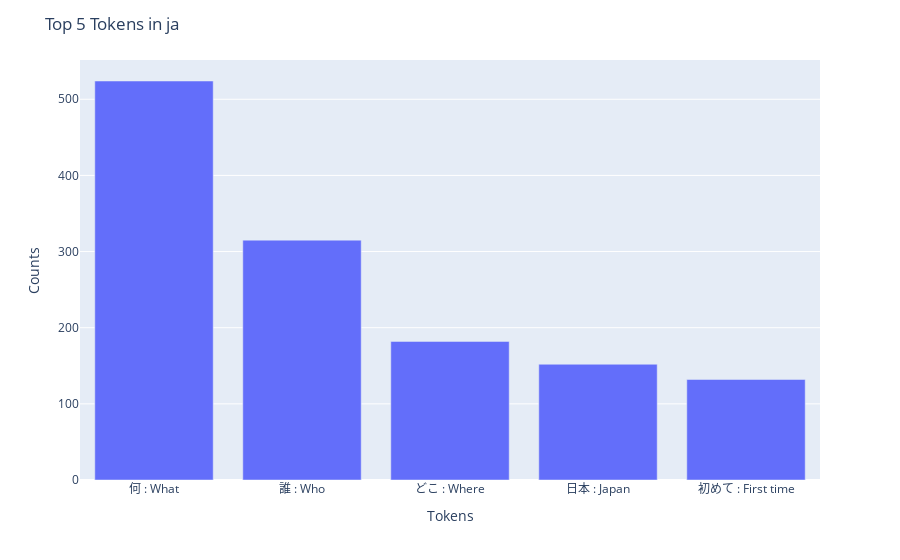
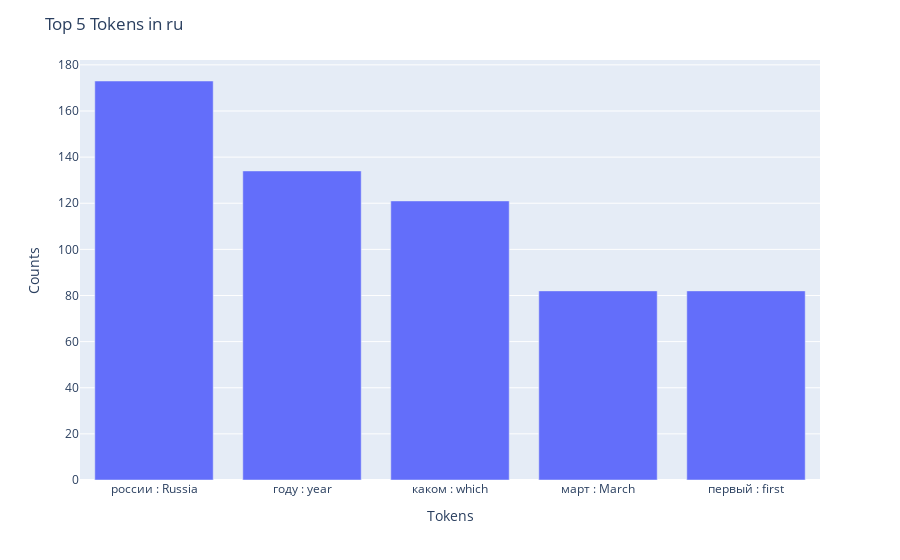
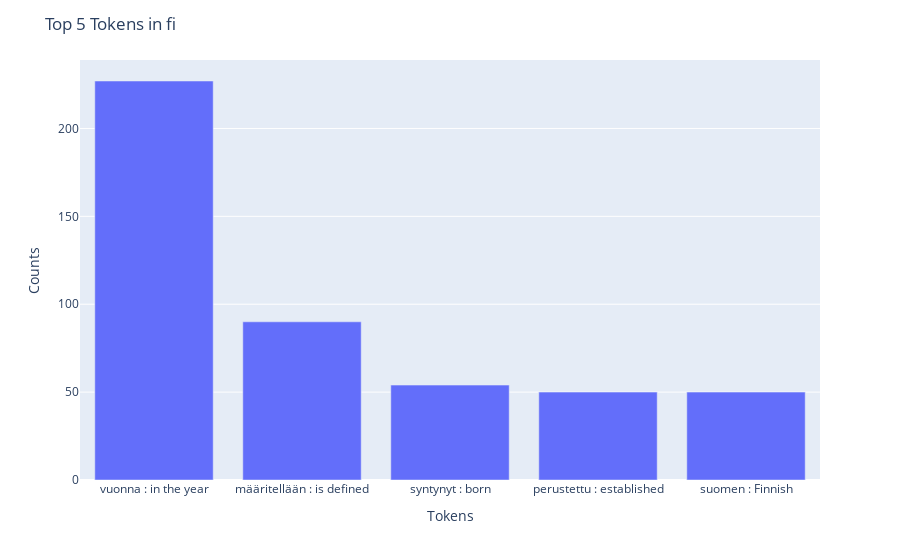

Notebook source saved alongside these figures, in order:
### Code cell
#% (b) For each of the languages Finnish, Japanese and Russian, report the 5 most common 
#% words in the questions from the training set. What kind of words are they?

def get_top_words(
    df: pd.DataFrame, 
    lang: str, 
    stopwords: List[str],
    n=5
):
    df_lang = df[df['lang'] == lang].copy()
    
    # Flatten the list of tokens
    all_tokens = [token for tokens in df_lang['question_tokens'] for token in tokens]
    
    # Filter out stopwords and non-alphanumeric tokens
    filtered_tokens = [token.lower() for token in all_tokens if token.lower() not in stopwords and token.isalnum()]
    
    # Count occurrences
    token_counts = pd.Series(filtered_tokens).value_counts()
    
    top_tokens = token_counts.head(n)
    return dict(top_tokens)

async def visualize_top_tokens(
    df : pd.DataFrame, 
    lang : str, 
    stopwords : List[str],
    n=5
):
    top_tokens = get_top_words(df, lang, stopwords, n)
    
    
    top_tokens_list = list(top_tokens.keys())
    top_tokens_with_translation = await translate_text(top_tokens_list, lang)
    
    fig = px.bar(x=list(top_tokens_with_translation), y=list(top_tokens.values()), labels={'x':'Tokens', 'y':'Counts'})
    fig.update_layout(title=f"Top {n} Tokens in {lang}")
    fig.show()
    return fig, top_tokens

for stopwords, lang in [
    (spacy_ja_stopwords, 'ja'),
    (spacy_ru_stopwords, 'ru'),
    (spacy_fi_stopwords, 'fi')
]:
    fig, top_tokens = await visualize_top_tokens(ds_train, lang, stopwords, 5)
    for key in top_tokens.keys():
        key_in = key in stopwords
        print(f"{key} in stopwords: {key_in}")

    path = f"plots/week1_b_top_5_tokens_{lang}.png"
    if os.path.exists(path):
        os.remove(path)
    fig.write_image(path)
    print(top_tokens)

### Figure 1 — Plotly figure (JSON) as saved in the notebook; plotly's stock layout.template omitted (floating-point values rounded to 4 significant figures)
{"data": [{"alignmentgroup": "True", "hovertemplate": "Tokens=%{x}<br>Counts=%{y}<extra></extra>", "legendgroup": "", "marker": {"color": "#636efa", "pattern": {"shape": ""}}, "name": "", "offsetgroup": "", "orientation": "v", "showlegend": false, "textposition": "auto", "type": "bar", "x": ["何 : What", "誰 : Who", "どこ : Where", "日本 : Japan", "初めて : First time"], "xaxis": "x", "y": [524, 315, 182, 152, 132], "yaxis": "y"}], "layout": {"barmode": "relative", "legend": {"tracegroupgap": 0}, "margin": {"t": 60}, "title": {"text": "Top 5 Tokens in ja"}, "xaxis": {"anchor": "y", "domain": [0, 1], "title": {"text": "Tokens"}}, "yaxis": {"anchor": "x", "domain": [0, 1], "title": {"text": "Counts"}}}}

### Figure 2 — Plotly figure (JSON) as saved in the notebook; plotly's stock layout.template omitted (floating-point values rounded to 4 significant figures)
{"data": [{"alignmentgroup": "True", "hovertemplate": "Tokens=%{x}<br>Counts=%{y}<extra></extra>", "legendgroup": "", "marker": {"color": "#636efa", "pattern": {"shape": ""}}, "name": "", "offsetgroup": "", "orientation": "v", "showlegend": false, "textposition": "auto", "type": "bar", "x": ["россии : Russia", "году : year", "каком : which", "март : March", "первый : first"], "xaxis": "x", "y": [173, 134, 121, 82, 82], "yaxis": "y"}], "layout": {"barmode": "relative", "legend": {"tracegroupgap": 0}, "margin": {"t": 60}, "title": {"text": "Top 5 Tokens in ru"}, "xaxis": {"anchor": "y", "domain": [0, 1], "title": {"text": "Tokens"}}, "yaxis": {"anchor": "x", "domain": [0, 1], "title": {"text": "Counts"}}}}

### Figure 3 — Plotly figure (JSON) as saved in the notebook; plotly's stock layout.template omitted (floating-point values rounded to 4 significant figures)
{"data": [{"alignmentgroup": "True", "hovertemplate": "Tokens=%{x}<br>Counts=%{y}<extra></extra>", "legendgroup": "", "marker": {"color": "#636efa", "pattern": {"shape": ""}}, "name": "", "offsetgroup": "", "orientation": "v", "showlegend": false, "textposition": "auto", "type": "bar", "x": ["vuonna : in the year", "määritellään : is defined", "syntynyt : born", "perustettu : established", "suomen : Finnish"], "xaxis": "x", "y": [227, 90, 54, 50, 50], "yaxis": "y"}], "layout": {"barmode": "relative", "legend": {"tracegroupgap": 0}, "margin": {"t": 60}, "title": {"text": "Top 5 Tokens in fi"}, "xaxis": {"anchor": "y", "domain": [0, 1], "title": {"text": "Tokens"}}, "yaxis": {"anchor": "x", "domain": [0, 1], "title": {"text": "Counts"}}}}
